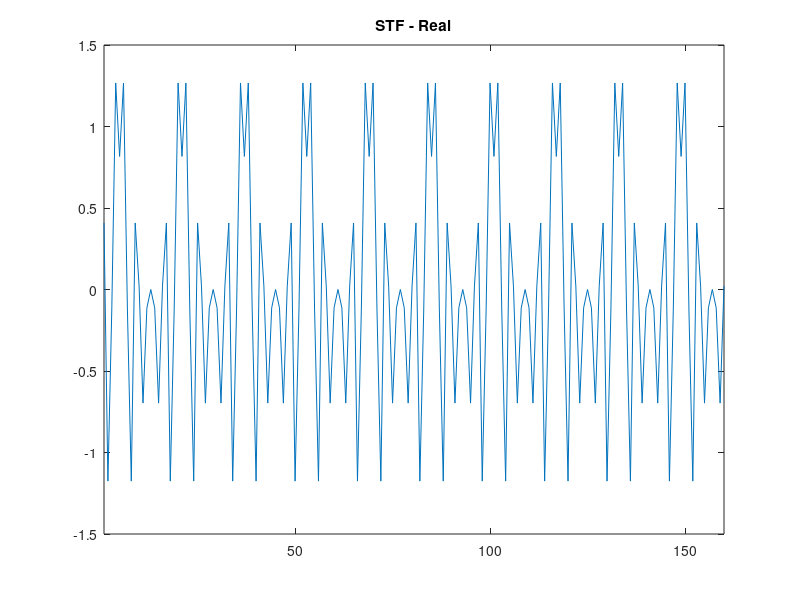
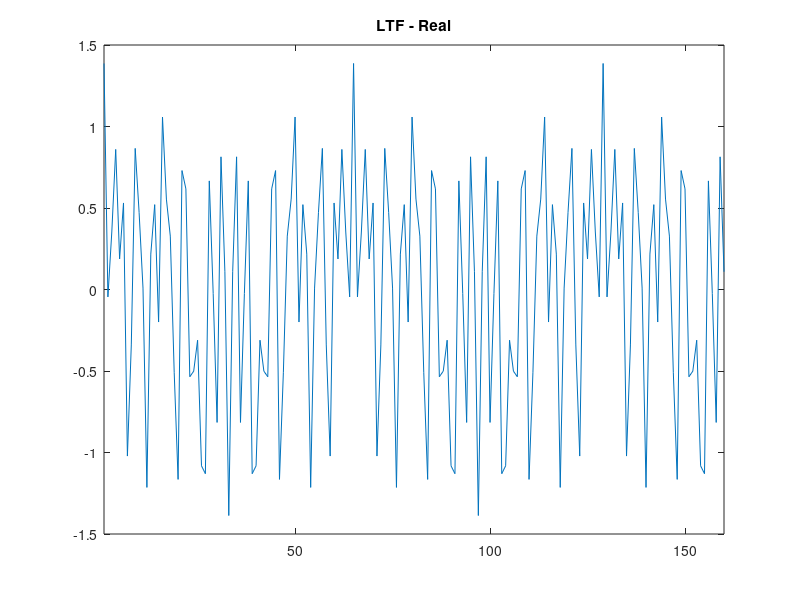
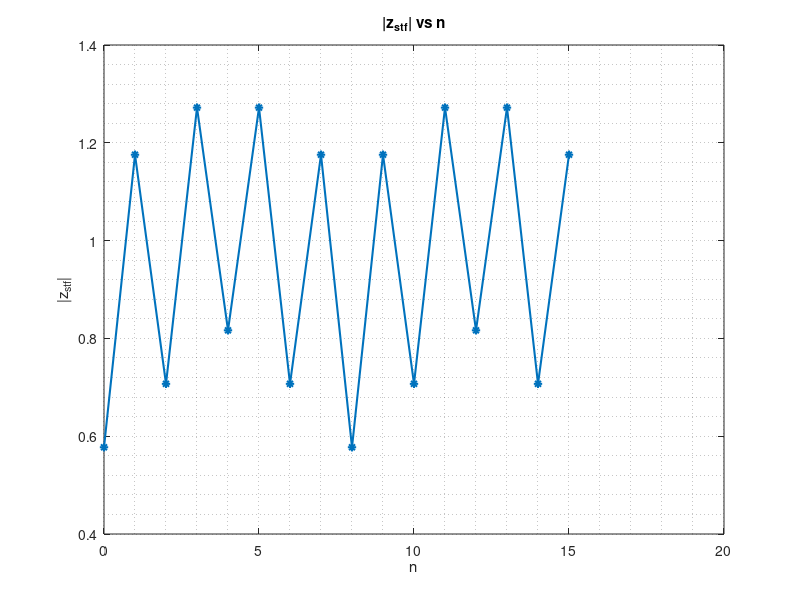
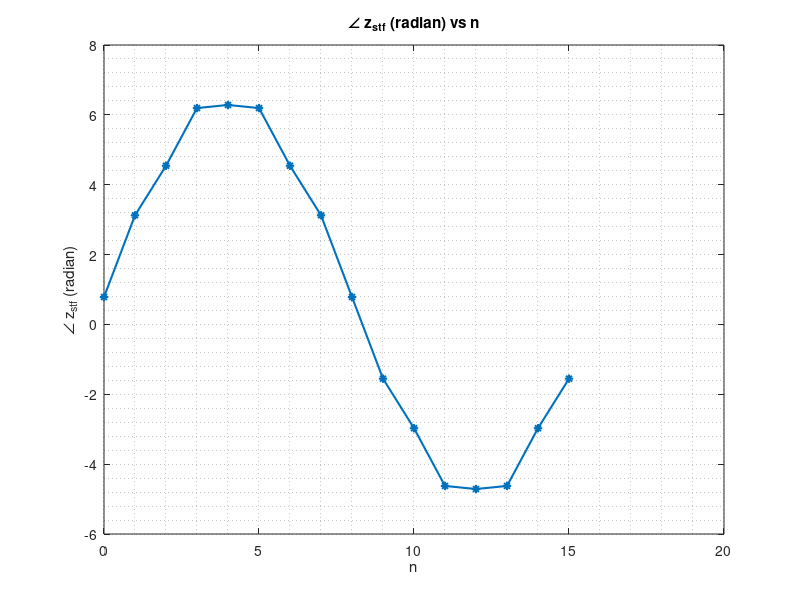

These figures' MATLAB source, in order: (Note: this script raises an error after producing the figures.)
clear; clc; close all;

%--------------------------------------------------------------------------
fs = 20e6;       %Sampling rate (Hz)
Ts = 1/fs;       %Sampling time (s)
N = 64;          %No. of sub-carriers
delta_f = fs/N;  %Sub-carrier spacing (Hz)
%--------------------------------------------------------------------------


%% Part 1: Generate STF

j= sqrt(-1);
S_26_26 = sqrt(1/2)* [0,0,1+j, 0,0,0,-1-j,0,0,0,1+j,0,0,0,-1-j,0,0,0,-1-j,0,0,0,1+j,0,0,0, ...
            0,0,0,0,-1-j,0,0,0,-1-j,0,0,0,1+j,0,0,0,1+j,0,0,0,1+j,0,0,0,1+j,0,0];      
x_stf = zeros(1,160); % Time domain signal (samples)
for n=0:159
    temp_sum = 0;
    for k=-26:26
        temp_sum = temp_sum + S_26_26(k+27)*exp(1j*2*pi*k*delta_f*n*Ts);
    end
    x_stf(n+1) = sqrt(1/12)* temp_sum;
end

figure, plot(1:160, real(x_stf)), title('STF - Real'), xlim([1 160])
saveas(gcf,'STF_plot','epsc'); %eps offers much higher resolution than jpg

%% Part 1: Generate LTF

L_26_26 = [1,1,-1,-1,1,1,-1,1,-1,1,1,1,1,1,1,-1,-1,1,1,-1,1,-1,1,1,1,1,0, ...
           1,-1,-1,1,1,-1,1,-1,1,-1,-1,-1,-1,-1,1,1,-1,-1,1,-1,1,-1,1,1,1,1];
x_ltf =zeros(1,160);
for n=0:159
    temp_sum = 0;
    for k=-26:26
        temp_sum = temp_sum + L_26_26(k+27)*exp(1j*2*pi*k*delta_f*n*Ts);
    end
    x_ltf(n+1) = sqrt(1/52)* temp_sum;
end

figure, plot(1:160, real(x_ltf)), title('LTF - Real'), xlim([1 160])
saveas(gcf,'LTF_plot','epsc');
%% Part 1: Packet with x_stf and x_ltf
x = [x_stf, x_ltf];

%% Part 2(a): Extract repeating sequence and magnitude plot of z_stf

z_stf = x(:,1:16); %repeating sequence
figure, plot(0:15,abs(z_stf),'LineWidth',1.5,'Marker','*'), title('|z_{stf}| vs n'), grid minor, xlabel('n'), ylabel('|z_{stf}|'); %|z_stf| vs n plot
saveas(gcf,'mag_zstf','epsc');
%% Part 2(b): Extract repeating sequence and magnitude plot of z_stf

figure, plot(0:15,unwrap(angle(z_stf)),'LineWidth',1.5,'Marker','*'), title('∠ z_{stf} (radian) vs n'), grid minor,xlabel('n'), ylabel('∠ z_{stf} (radian)'); %phase (radian) vs n plot
%The function unwrap removes the -pi to pi constraint in the angle()
%function. Using simply angle() function is also correct. An alternative is 
%to use the phase() function, which will give answer in degrees.
saveas(gcf,'phase_zstf','epsc');
%% Part 2(c): Packet detection

num_trials = 10000; %10000 random trials
h = 1; %1 AWGN channel
sig_pow = rms(conv(x,h))^2; %calculate average complex signal power (unit: linear)
pack_detect = zeros(1,size(0:2:20,2)); %matrix to store probablities of packet detection for each SNR
m = 1;
for i = 0:2:20 %11 SNR values from 0 to 20 db
    noise_p = sig_pow/(db2mag(i))^2; %calculate noise power for a given SNR
    for j = 1:num_trials %10000 trials per SNR
        w_n = wgn(1,size(x,2),noise_p,'complex','linear');  %generate complex white gaussian noise
        y = conv(x,h) + w_n; %signal at receiver
        [r_n, lags] = xcorr(conj(y), z_stf,160); %cross correlation, maximum lag: 160.
        peak_cond = mean(abs(r_n))+(2.*std(abs(r_n))); %condition to denote r_n sample as peak
        [~,loc] = findpeaks(abs(r_n),lags,'MinPeakHeight',peak_cond); %find location of peaks
        if(sum(diff(loc)==16) >= 9-1) %denote packet is detected if 9 peaks are detected in r_n separated by 16 samples
        %The condition states 9-1 and not 9, because diff() will give the
        %difference between adjacent samples in location vector
        %Thus, you want to detect at least 9 peaks and you want them to be
        %separated by 16 samples, you will get 8 diff outputs, which
        %denotes we have 9 peaks.
            pack_detect(1,m) = pack_detect(1,m) + 1;
        end
    end
    pack_detect(1,m) = pack_detect(1,m)/num_trials; %compute probability
    m = m+1;
end
figure, semilogy(0:2:20,pack_detect,'LineWidth',1.5,'Marker','*'), title('Packet detection probability vs SNR'), grid minor, xlabel('SNR - dB'), ylabel('Packet Detection Probability'); %PDP vs SNR plot
saveas(gcf,'pack_detect','epsc');
%%  Part 3(a): Plotting mean of NSEE vs. SNR

num_trials = 10000; %10000 random trials
h = [1, 0.9, 0.5]; %AWGN channel with three multipaths.
sig_pow = rms(conv(x,h))^2; %calculate average complex signal power (unit: linear)
H_k_true = fft(h,64); %true value of channel coefficients
H_10 = H_k_true(1+10); %true H_10 value (+1 as FFT in matlab starts from 0)
H_22 = H_k_true(1+22); %true H_22 value (+1 as FFT in matlab starts from 0)
L_10 = L_26_26(27+10); %true value of L_10
L_22 = L_26_26(27+22); %true value of L_22 
M_NSSE_10 = zeros(1,size(0:2:20,2)); %matrix to store mean of NSSE for k = 10 for each SNR
M_NSSE_22 = zeros(1,size(0:2:20,2)); %matrix to store mean of NSSE for k = 22 for each SNR
M_est_H_10_allTrials = []; %matrix to store estimated value of H_10 for all 10k trials for all SNR
M_est_H_22_allTrials = []; %matrix to store estimated value of H_10 for all 10k trials for all SNR
m = 1; 
for i = 0:2:20 %11 SNR values from 0 to 20 db
    NSEE_10 = zeros(1,num_trials); %vector to store NSSE of 10000 trials, k = 10, one SNR
    NSEE_22 = zeros(1,num_trials); %vector to store NSSE of 10000 trials, k = 22, one SNR
    M_H_hat_10 = zeros(1,size(0:2:20,2)); %matrix to store estimated values of H_10 of 10000 trials, k = 10, one SNR
    M_H_hat_22 = zeros(1,size(0:2:20,2)); %matrix to store estimated values of H_22 of 10000 trials, k = 22, one SNR
    noise_p = sig_pow/(db2mag(i))^2; %calculate noise power for a given SNR
    for j = 1:num_trials %10000 trials per SNR
         w_n = wgn(1,size(x,2)+2,noise_p,'complex','linear');  %generate complex white gaussian noise, +2 to match conv dimension
         y = conv(x,h) + w_n; %signal at receiver 
         y = y(1:end-2);
         y_ltf = y(161:end); % extract LTF from received signal
         v_n = y_ltf(33:96); %extract repeating LTF sequence
         L_hat_10 = 0; %scalar to store predicted L_10
         L_hat_22 = 0; %scalar to store predicted L_22
         %calculate predicted LTF symbol
         for n = 0:63
             L_hat_10 = L_hat_10 + (v_n(n+1)*exp(-1i*2*pi*10*delta_f*n*Ts));
             L_hat_22 = L_hat_22 + (v_n(n+1)*exp(-1i*2*pi*22*delta_f*n*Ts));
         end
         L_hat_10 = (1/8).*L_hat_10; %predicted L_10
         L_hat_22 = (1/8).*L_hat_22; %predicted L_22
         M_H_hat_10(1,j) = sqrt(52/64).*(L_hat_10 / L_10); %predicted H_10
         M_H_hat_22(1,j) = sqrt(52/64).*(L_hat_22 / L_22); %predicted H_22
         NSEE_10(1,j) = (abs(M_H_hat_10(1,j) - H_10))^2/(abs(H_10))^2; %NSSE of k = 10
         NSEE_22(1,j) = (abs(M_H_hat_22(1,j) - H_22))^2/(abs(H_22))^2; %NSSE of k = 22
    end
    M_NSSE_10(m) = mean(NSEE_10);
    M_NSSE_22(m) = mean(NSEE_22);
    M_est_H_10_allTrials = [M_est_H_10_allTrials; M_H_hat_10]; %appending NSEE for 10k trials for k = 10 (for part 3c and part 4)
    M_est_H_22_allTrials = [M_est_H_22_allTrials; M_H_hat_22]; %appending NSEE for 10k trials for k = 22 (for part 3c and part 4)
    m = m+1;     
end
figure, plot(0:2:20,M_NSSE_10,'LineWidth',1.5,'Marker','*'), title('Mean of normalized squared estimation error, k = 10 and 22'), grid minor, xlabel('SNR - dB'), ylabel('Mean NSSE');
hold on;
plot(0:2:20,M_NSSE_22,'LineWidth',1.5,'Marker','*');
legend('k = 10', 'k = 22');
hold off;
saveas(gcf,'3_a','epsc');
clearvars -except H_10 H_22 delta_f fs h H_k_true M_est_H_10 M_est_H_22 N M_est_H_10_allTrials M_est_H_22_allTrials Ts x x_ltf x_stf z_stf
%% Part 3(b): Evaluating which subcarrier is better

%plot abs. value of FFT of h
figure, plot(0:63,abs(H_k_true),'LineWidth',1.5), title('Absolute value of 64-point FFT of h'), grid minor, xlim([0,63]);
hold on;
scatter(9,abs(H_k_true(10)),'b*') 
text(9,abs(H_k_true(10)),'      k=10');
scatter(21,abs(H_k_true(22)),'r*')  
text(21,abs(H_k_true(22)),'      k=22');
hold off;
saveas(gcf,'3_b','epsc');
%% Part 3(c) SER vs SNR

ABset = [-1/sqrt(2), 1/sqrt(2)]; %possible A, B values for X_k (4QAM)
nsym        = 12; % number of symbols
len_fft     = 64;   % 64 point fft
num_trials = 10000; %10000 random trials
m = 1;
BER_10 = zeros(size(0:2:20,2),num_trials); %matrix to store BER for 10th subcarrier for 10k trials
BER_22 = zeros(size(0:2:20,2),num_trials); %matrix to store BER for 22nd subcarrier for 10k trials
for i = 0:2:20 %11 SNR values from 0 to 20 db
    parfor j = 1:num_trials %parallel for loop to speed things up
        mod_data = zeros(nsym*N,1);
        for t = 1:nsym*N
            A_B =  datasample(ABset, 2); %randomly sample from set
            mod_data(t,1) = A_B(1) + (1i*A_B(2)); %generate 4QAM symbol
        end
        par_mod_data = reshape(mod_data,nsym,N); %serial to parallel conversion
        sym_10_true = par_mod_data(:,10); %true symbols at 10th subcarrier
        sym_22_true = par_mod_data(:,22); %true symbols at 22nd subcarrier
        % 64 data samples per symbol, 12 OFDM symbols 
        IFFT_data = sqrt(N).*ifft(par_mod_data, len_fft,2); %64 point IFFT of sequence (across columns or each OFDM symbol)
        cylic_add_data_4QAM = [IFFT_data(:,49:64) IFFT_data]; %Add cyclic prefix
        x_data_4QAM = reshape(cylic_add_data_4QAM',1,80*nsym); %parallel to serial conversion
        x_4QAM = x_data_4QAM; %data packet data bits (omitted x_stf and x_ltf due to power issues)
        sig_pow_4QAM = rms(conv(x_4QAM,h))^2; %calculate average complex signal power (unit: linear)
        noise_p_4QAM = sig_pow_4QAM/(db2mag(i))^2; %calculate noise power for a given SNR
        w_n_4QAM = wgn(1,size(x_4QAM,2)+2,noise_p_4QAM,'complex','linear');  %generate complex white gaussian noise
        y_4QAM = conv(x_4QAM,h) + w_n_4QAM; %signal at receiver
        y_4QAM = y_4QAM(1:end-2); 
        y_data_par = reshape(y_4QAM,80,nsym)'; %serial to parallel conversion
        y_data_WO_cyclic = y_data_par(:,17:80); %Remove cyclic prefix
        y_FFT = fft(y_data_WO_cyclic,len_fft,2); %64 point FFT of sequence (across columns or each OFDM symbol)
        %estimated symbols at 10th and 22nd subcarriers
        sym_10 = y_FFT(:,10)./M_est_H_10_allTrials(m,j);
        sym_22 = y_FFT(:,22)./M_est_H_22_allTrials(m,j);
        Cor_10 = 0; %no. of correct symbols for 10th subcarrier
        Cor_22 = 0; %no. of correct symbols for 22nd subcarrier
        %find number of correct symbols (comparing quadrants)
        for u = 1:nsym
            if((sign(real(sym_10(u))) == sign(real(sym_10_true(u)))) && (sign(imag(sym_10(u))) == sign(imag(sym_10_true(u)))))
                Cor_10 = Cor_10 + 1;
            end
            if((sign(real(sym_22(u))) == sign(real(sym_22_true(u)))) && (sign(imag(sym_22(u))) == sign(imag(sym_22_true(u)))))
                Cor_22 = Cor_22 + 1;
            end
        end
        BER_10(m,j) = (nsym -Cor_10) / nsym ; %Compute BER for 10th subcarrier
        BER_22(m,j) = (nsym -Cor_22) / nsym ; %Compute BER for 22nd subcarrier
     end
     m = m+1;
end
mean_BER_10 = (mean(BER_10,2))'; 
mean_BER_22 = (mean(BER_22,2))';
figure, semilogy(0:2:20,mean_BER_10,'LineWidth',1.5,'Marker','*'), title('BER vs SNR, k = 10 and 22'), grid minor, xlabel('SNR - dB'), ylabel('Mean BER');
hold on;
semilogy(0:2:20,mean_BER_22,'LineWidth',1.5,'Marker','*');
legend('k = 10', 'k = 22');
hold off;    
saveas(gcf,'3_c','epsc');
%% Part 4(a) Adaptive loading (same modulation scheme):

M = [2,4,16,64]; %Modulation sizes: 2QAM, 4QAM, 16QAM, 64QAM
SNR = [0,10,20]; %SNR in db
alpha = 0:0.01:1; %fraction 
H_est_index = [1,6,11]; %indices of estimated values of H_10 and H_22 for 0,10 and 20 db.
num_trials = 10000; %10000 random trials
est_R_s = zeros(size(alpha,2),size(SNR,2)); %matrix to store mean sum rate for all SNR (same modulation used)
m = 1;
for i = alpha
    R = zeros(num_trials,size(SNR,2)); %matrix to store sum rate for each SNR for 10000 trials
    for j = 1:num_trials
        n_10 = log2(1.+(abs(M_est_H_10_allTrials(H_est_index,j)).^2 .* i .* (db2mag(SNR).^2)')); %estimate spectrial efficiency for k = 10 for each SNR
        n_22 = log2(1.+(abs(M_est_H_22_allTrials(H_est_index,j)).^2 .* (1-i) .* (db2mag(SNR).^2)')); %estimate spectrial efficiency for k = 22 for each SNR
        mod_cond = (bsxfun(@minus,repmat(n_10,1,4),repmat(log2(M)',1,3)')>=0) & (bsxfun(@minus,repmat(n_22,1,4),repmat(log2(M)',1,3)')>=0); %find if both spectral efficiencies are greater than log2(M) for selected M for each SNR
        selected_mod = ones(1,size(SNR,2));
        for o = 1:size(SNR,2)
            if(any(mod_cond(o,:)))
                selected_mod(o) = M(find(mod_cond(o,:),1,'last')); %select modulation with maximum size for each SNR
                %since selected_mod is already initialized to 1 and changed only if
                %mod_cond is met, so we do not need to set modulation size for an
                %SNR to 1 if spectral efficiencies are less than log2(M).
            end
        end
        R(j,1:size(SNR,2)) = (1.5.*log2(selected_mod).*delta_f)./10^6; %calculate sum rate
     end
     est_R_s(m,1:size(SNR,2)) = mean(R); %estimate mean sum rate
     m = m+1;
end
figure, plot(alpha,est_R_s,'LineWidth',1.5), title('Mean sum rate versus alpha for various SNR (same modulation scheme across all carriers)'), grid minor, xlabel('alpha'), ylabel('Mean Sum Rate');     
legend('0-dB','10 dB', '20 dB');
saveas(gcf,'4_a','epsc');
%% Part 4(b) Adaptive loading (different modulation scheme):

M = [2,4,16,64]; %Modulation sizes: 2QAM, 4QAM, 16QAM, 64QAM
SNR = [0,10,20]; %SNR in db
alpha = 0:0.01:1; %fraction 
H_est_index = [1,6,11]; %indices of estimated values of H_10 and H_22 for 0,10 and 20 db.
num_trials = 10000; %10000 random trials
est_R_d = zeros(size(alpha,2),size(SNR,2)); %matrix to store mean sum rate for all SNR
m = 1;
for i = alpha
    R = zeros(num_trials,size(SNR,2)); %matrix to store sum rate for each SNR for 10000 trials
    for j = 1:num_trials
        n_10 = log2(1.+(abs(M_est_H_10_allTrials(H_est_index,j)).^2 .* i .* (db2mag(SNR).^2)')); %estimate spectrial efficiency for k = 10 for each SNR
        n_22 = log2(1.+(abs(M_est_H_22_allTrials(H_est_index,j)).^2 .* (1-i) .* (db2mag(SNR).^2)')); %estimate spectrial efficiency for k = 22 for each SNR
        %individual conditions now, instead of "and" condition
        mod_cond_10 = (bsxfun(@minus,repmat(n_10,1,4),repmat(log2(M)',1,3)')>=0);
        mod_cond_22 = (bsxfun(@minus,repmat(n_22,1,4),repmat(log2(M)',1,3)')>=0);
        selected_mod_10 = ones(1,size(SNR,2));
        selected_mod_22 = ones(1,size(SNR,2));
        for o = 1:size(SNR,2)
            if(any(mod_cond_10(o,:)))
                selected_mod_10(o) = M(find(mod_cond_10(o,:),1,'last')); %select modulation with maximum size for each SNR
            end
            if(any(mod_cond_22(o,:)))
                selected_mod_22(o) = M(find(mod_cond_22(o,:),1,'last')); %select modulation with maximum size for each SNR
            end               
        end
        R(j,1:size(SNR,2)) = (0.75.*(log2(selected_mod_10)+log2(selected_mod_22)).*delta_f)./10^6; %calculate sum rate
     end
     est_R_d(m,1:size(SNR,2)) = mean(R); %estimate mean sum rate
     m = m+1;
end
figure, plot(alpha,est_R_d,'LineWidth',1.5), title('Mean sum rate versus alpha for various SNR (different modulation scheme across all carriers)'), grid minor, xlabel('alpha'), ylabel('Mean Sum Rate');     
legend('0-dB','10 dB', '20 dB');
saveas(gcf,'4_b','epsc');
%% Find optimal alpha for SNR = 20 db for part 4(a) and 4(b)

[~,loc_20_s] = max(est_R_s(:,3));
alpha_20_s = alpha(loc_20_s);
[~,loc_20_d] = max(est_R_d(:,3));
alpha_20_d = alpha(loc_20_d);